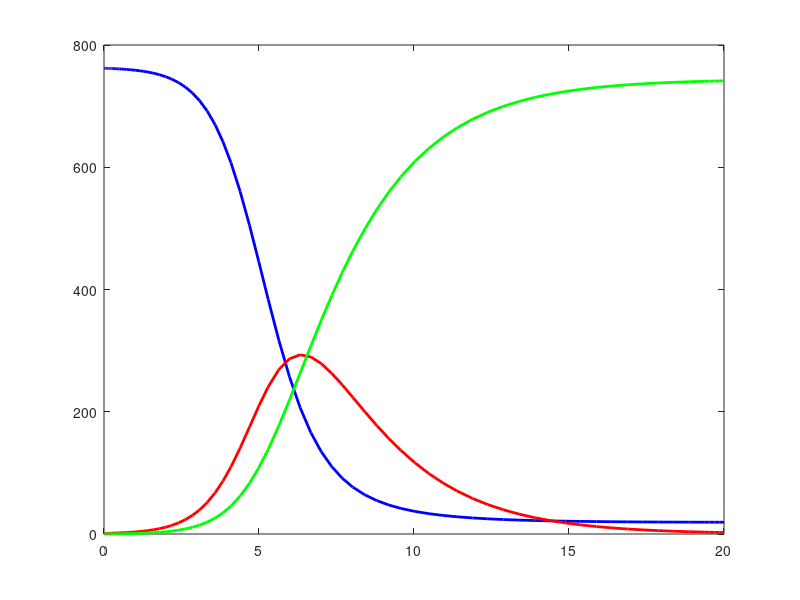

MATLAB code for this plot: (Note: this script raises an error after producing the figure.)
% Epidemic model of influenza  S'=-beta*S*I, I'=beta*S*I-gama*I, R'=gama*I,
% S(0)=s0, I(0)=i0, R(0)=0

clear all
clc
beta=2.18*10^(-3);%.00218
gama=0.44;
xprime=@(t,x)[-beta*x(1)*x(2); beta*x(1)*x(2)-gama*x(2); gama*x(2)];
x0=[762 1 0];
tspan=[0,20];
[t,x]=ode45(xprime,tspan,x0);
Ssol=x(:,1);
Isol=x(:,2);
Rsol=x(:,3);
plot(t, Ssol, 'b','LineWidth',2);
hold on
plot(t, Isol, 'r','LineWidth',2);
hold on
plot (t, Rsol, 'g','LineWidth',2)
h = legend('Susceptible','Infectives','Recovered',1);
set(h,'Interpreter','none')
title('Epidemic model of Influenza');
xlabel('time t (days)');
ylabel('population size');
%plot(t,x)
